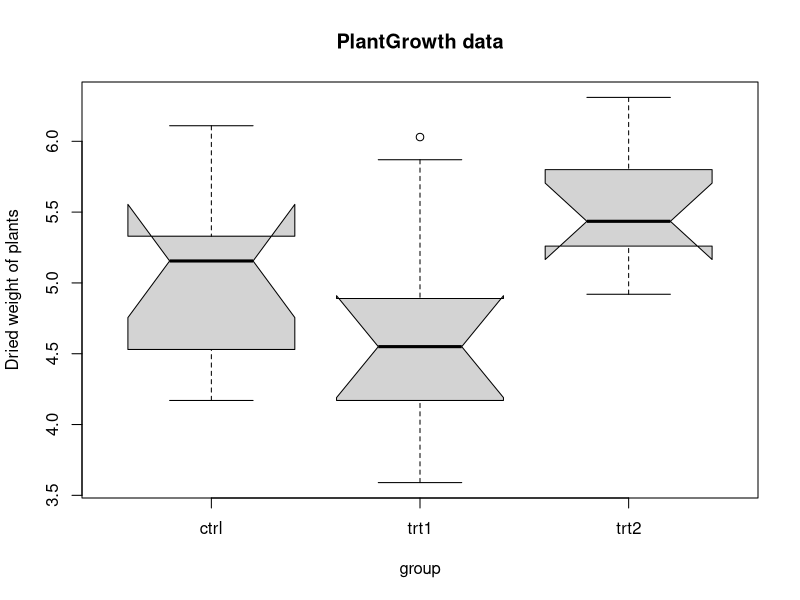
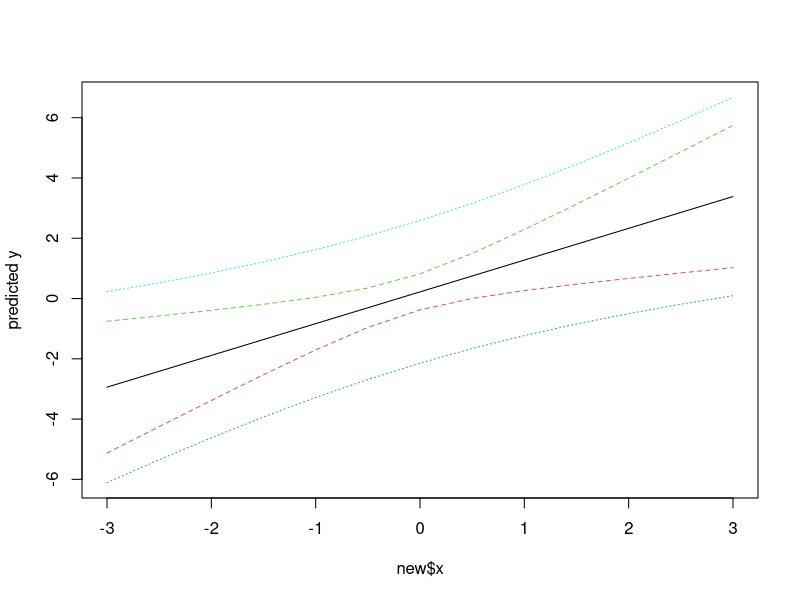

The R script that drew these images, in order:
## ---- chunk 1
knitr::opts_chunk$set(
	echo = TRUE,
	message = FALSE,
	warning = FALSE
)
## ---- chunk 2
## Examples of specific questions ?

#  - For future farming technique for a specified plant which treatment condition gives the largest plant yields on average

#  - Which web-site design is most viewed by customers  ?

#  - What will the temperature be next Thurseday ?

#  - What will my fourth quarter sales in region C be ?
  
#  - Which viewers like the same types of movies?
  
#  - Which plant is in this image ?

#  - What will be the Share price next month ?

## ---- chunk 3
require(stats); require(graphics)
boxplot(weight ~ group, data = PlantGrowth, main = "PlantGrowth data",
        ylab = "Dried weight of plants", col = "lightgray",
        notch = TRUE, varwidth = TRUE)
anova(lm(weight ~ group, data = PlantGrowth))
## ---- chunk 4
## Predictions
x <- rnorm(15)
y <- x + rnorm(15)
predict(lm(y ~ x))
new <- data.frame(x = seq(-3, 3, 0.5))
predict(lm(y ~ x), new, se.fit = TRUE)
pred.w.plim <- predict(lm(y ~ x), new, interval = "prediction")
pred.w.clim <- predict(lm(y ~ x), new, interval = "confidence")
matplot(new$x, cbind(pred.w.clim, pred.w.plim[,-1]),
        lty = c(1,2,2,3,3), type = "l", ylab = "predicted y")

